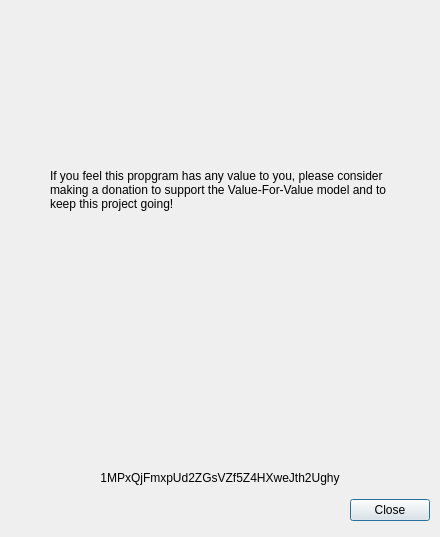
<?xml version="1.0" encoding="UTF-8"?>
<ui version="4.0">
 <class>DonateWindow</class>
 <widget class="QDialog" name="DonateWindow">
  <property name="geometry">
   <rect>
    <x>0</x>
    <y>0</y>
    <width>440</width>
    <height>537</height>
   </rect>
  </property>
  <property name="sizePolicy">
   <sizepolicy hsizetype="Fixed" vsizetype="Fixed">
    <horstretch>0</horstretch>
    <verstretch>0</verstretch>
   </sizepolicy>
  </property>
  <property name="minimumSize">
   <size>
    <width>440</width>
    <height>537</height>
   </size>
  </property>
  <property name="maximumSize">
   <size>
    <width>440</width>
    <height>537</height>
   </size>
  </property>
  <property name="windowTitle">
   <string>Dialog</string>
  </property>
  <widget class="QDialogButtonBox" name="button">
   <property name="geometry">
    <rect>
     <x>10</x>
     <y>495</y>
     <width>420</width>
     <height>30</height>
    </rect>
   </property>
   <property name="orientation">
    <enum>Qt::Horizontal</enum>
   </property>
   <property name="standardButtons">
    <set>QDialogButtonBox::Close</set>
   </property>
  </widget>
  <widget class="QLabel" name="DonateLabel">
   <property name="geometry">
    <rect>
     <x>50</x>
     <y>165</y>
     <width>340</width>
     <height>50</height>
    </rect>
   </property>
   <property name="cursor">
    <cursorShape>IBeamCursor</cursorShape>
   </property>
   <property name="text">
    <string>&lt;html&gt;&lt;head/&gt;&lt;body&gt;&lt;p&gt;If you feel this propgram has any value to you, please consider making a donation to support the Value-For-Value model and to keep this project going!&lt;/p&gt;&lt;/body&gt;&lt;/html&gt;</string>
   </property>
   <property name="textFormat">
    <enum>Qt::RichText</enum>
   </property>
   <property name="alignment">
    <set>Qt::AlignLeading|Qt::AlignLeft|Qt::AlignVCenter</set>
   </property>
   <property name="wordWrap">
    <bool>true</bool>
   </property>
   <property name="textInteractionFlags">
    <set>Qt::LinksAccessibleByMouse|Qt::TextSelectableByMouse</set>
   </property>
  </widget>
  <widget class="QLabel" name="BitCoinLogo">
   <property name="geometry">
    <rect>
     <x>156</x>
     <y>25</y>
     <width>128</width>
     <height>128</height>
    </rect>
   </property>
   <property name="text">
    <string/>
   </property>
   <property name="pixmap">
    <pixmap resource="resource.qrc">:/new/img/bitcoin.png</pixmap>
   </property>
  </widget>
  <widget class="QLabel" name="MyBTCQRCode">
   <property name="geometry">
    <rect>
     <x>90</x>
     <y>225</y>
     <width>270</width>
     <height>275</height>
    </rect>
   </property>
   <property name="text">
    <string/>
   </property>
   <property name="pixmap">
    <pixmap resource="resource.qrc">:/new/img/BTCAddress.png</pixmap>
   </property>
  </widget>
  <widget class="QLabel" name="MyBTCAddr">
   <property name="geometry">
    <rect>
     <x>80</x>
     <y>470</y>
     <width>280</width>
     <height>16</height>
    </rect>
   </property>
   <property name="cursor">
    <cursorShape>IBeamCursor</cursorShape>
   </property>
   <property name="acceptDrops">
    <bool>false</bool>
   </property>
   <property name="autoFillBackground">
    <bool>true</bool>
   </property>
   <property name="text">
    <string>1MPxQjFmxpUd2ZGsVZf5Z4HXweJth2Ughy</string>
   </property>
   <property name="alignment">
    <set>Qt::AlignCenter</set>
   </property>
   <property name="textInteractionFlags">
    <set>Qt::LinksAccessibleByMouse|Qt::TextSelectableByMouse</set>
   </property>
  </widget>
  <zorder>MyBTCQRCode</zorder>
  <zorder>button</zorder>
  <zorder>DonateLabel</zorder>
  <zorder>BitCoinLogo</zorder>
  <zorder>MyBTCAddr</zorder>
 </widget>
 <resources>
  <include location="resource.qrc"/>
 </resources>
 <connections>
  <connection>
   <sender>button</sender>
   <signal>accepted()</signal>
   <receiver>DonateWindow</receiver>
   <slot>accept()</slot>
   <hints>
    <hint type="sourcelabel">
     <x>248</x>
     <y>254</y>
    </hint>
    <hint type="destinationlabel">
     <x>157</x>
     <y>274</y>
    </hint>
   </hints>
  </connection>
  <connection>
   <sender>button</sender>
   <signal>rejected()</signal>
   <receiver>DonateWindow</receiver>
   <slot>reject()</slot>
   <hints>
    <hint type="sourcelabel">
     <x>316</x>
     <y>260</y>
    </hint>
    <hint type="destinationlabel">
     <x>286</x>
     <y>274</y>
    </hint>
   </hints>
  </connection>
 </connections>
</ui>
